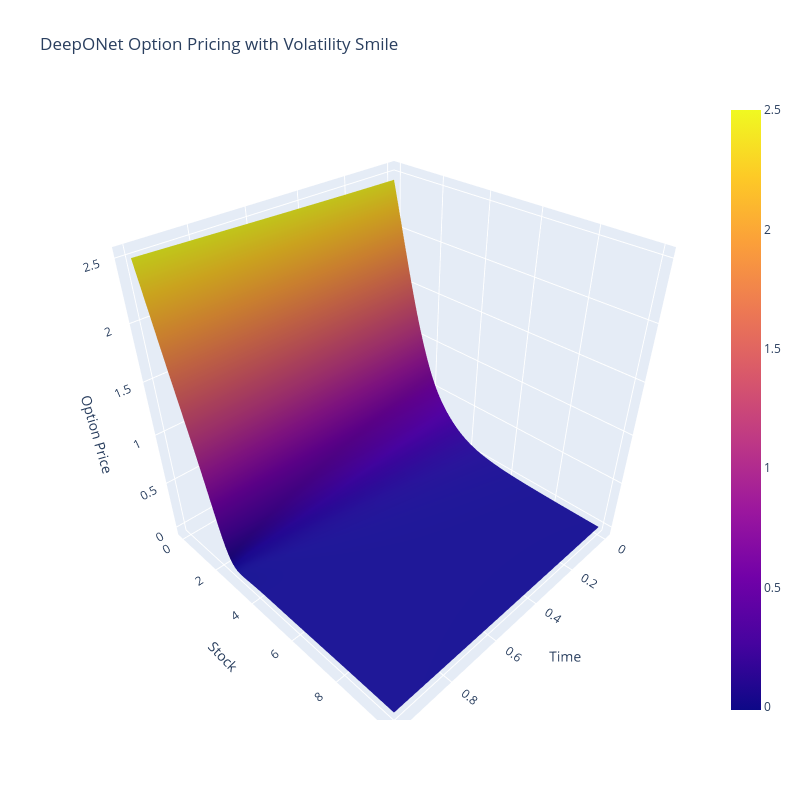

The notebook cell saved with this chart:
### Code cell
s = torch.linspace(0, K*4, 100)
t = torch.linspace(0, 1, 100)

ss, tt = torch.meshgrid(s, t)
ss = ss.reshape(-1).to(device)
tt = tt.reshape(-1).to(device)

vv = vol_smile(tt.cpu().numpy())
rr = yield_curve(tt.cpu().numpy())


branch_input = torch.concat([ss.reshape(-1, 1), tt.reshape(-1, 1)], dim=1)
trunk_input = torch.concat([torch.tensor(rr).reshape(-1, 1), torch.tensor(vv).reshape(-1, 1)], dim=1)
branch_input = branch_input.to(device)
trunk_input = trunk_input.to(device)
output = model(branch_input, trunk_input).cpu().detach().numpy()
z = output.reshape(100, 100)
fig = go.Figure(data=[go.Surface(z=z, x=t.cpu().numpy(), y=s.cpu().numpy())])
fig.update_layout(title='DeepONet Option Pricing with Volatility Smile', autosize=False,
                  scene=dict(
                        xaxis_title='Time',
                        yaxis_title='Stock',
                        zaxis_title='Option Price'),
                  width=800, height=800)
fig.show()

### Figure 1 — Plotly figure (JSON) as saved in the notebook; plotly's stock layout.template omitted (floating-point values rounded to 4 significant figures; data arrays with more than 128 entries replaced by an {"elided": "..."} marker saying what was removed)
{"data": [{"type": "surface", "x": [0.0, 0.0101, 0.0202, 0.0303, 0.0404, 0.05051, 0.06061, 0.07071, 0.08081, 0.09091, 0.101, 0.1111, 0.1212, 0.1313, 0.1414, 0.1515, 0.1616, 0.1717, 0.1818, 0.1919, 0.202, 0.2121, 0.2222, 0.2323, 0.2424, 0.2525, 0.2626, 0.2727, 0.2828, 0.2929, 0.303, 0.3131, 0.3232, 0.3333, 0.3434, 0.3535, 0.3636, 0.3737, 0.3838, 0.3939, 0.404, 0.4141, 0.4242, 0.4343, 0.4444, 0.4545, 0.4646, 0.4747, 0.4848, 0.4949, 0.5051, 0.5152, 0.5253, 0.5354, 0.5455, 0.5556, 0.5657, 0.5758, 0.5859, 0.596, 0.6061, 0.6162, 0.6263, 0.6364, 0.6465, 0.6566, 0.6667, 0.6768, 0.6869, 0.697, 0.7071, 0.7172, 0.7273, 0.7374, 0.7475, 0.7576, 0.7677, 0.7778, 0.7879, 0.798, 0.8081, 0.8182, 0.8283, 0.8384, 0.8485, 0.8586, 0.8687, 0.8788, 0.8889, 0.899, 0.9091, 0.9192, 0.9293, 0.9394, 0.9495, 0.9596, 0.9697, 0.9798, 0.9899, 1.0], "y": [0.0, 0.101, 0.202, 0.303, 0.404, 0.5051, 0.6061, 0.7071, 0.8081, 0.9091, 1.01, 1.111, 1.212, 1.313, 1.414, 1.515, 1.616, 1.717, 1.818, 1.919, 2.02, 2.121, 2.222, 2.323, 2.424, 2.525, 2.626, 2.727, 2.828, 2.929, 3.03, 3.131, 3.232, 3.333, 3.434, 3.535, 3.636, 3.737, 3.838, 3.939, 4.04, 4.141, 4.242, 4.343, 4.444, 4.545, 4.646, 4.747, 4.848, 4.949, 5.051, 5.152, 5.253, 5.354, 5.455, 5.556, 5.657, 5.758, 5.859, 5.96, 6.061, 6.162, 6.263, 6.364, 6.465, 6.566, 6.667, 6.768, 6.869, 6.97, 7.071, 7.172, 7.273, 7.374, 7.475, 7.576, 7.677, 7.778, 7.879, 7.98, 8.081, 8.182, 8.283, 8.384, 8.485, 8.586, 8.687, 8.788, 8.889, 8.99, 9.091, 9.192, 9.293, 9.394, 9.495, 9.596, 9.697, 9.798, 9.899, 10.0], "z": {"elided": "100x100 float values"}}], "layout": {"autosize": false, "height": 800, "scene": {"xaxis": {"title": {"text": "Time"}}, "yaxis": {"title": {"text": "Stock"}}, "zaxis": {"title": {"text": "Option Price"}}}, "title": {"text": "DeepONet Option Pricing with Volatility Smile"}, "width": 800}}
